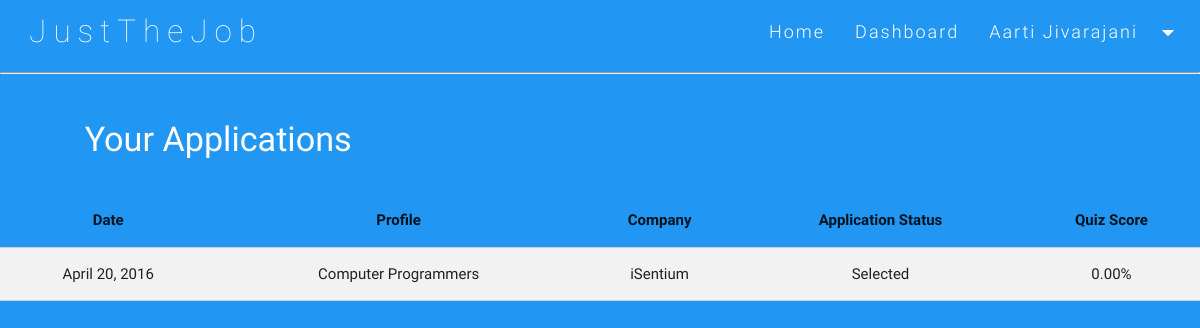
Before: /main/dashboard (signed in) with the older database file.
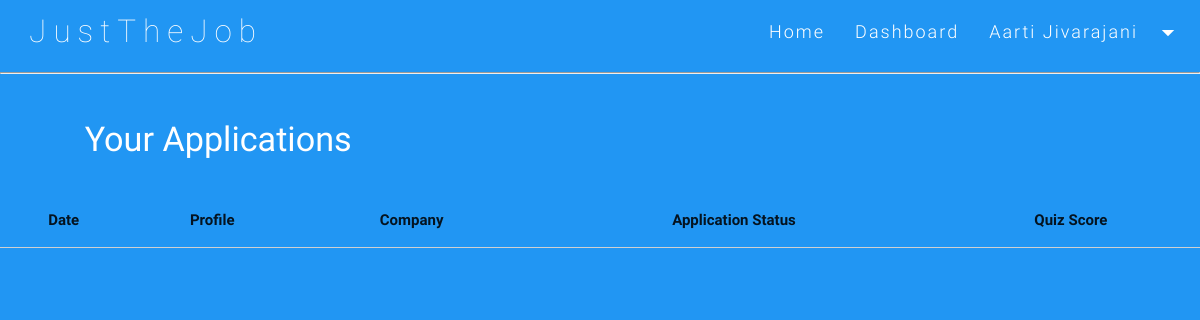
After: the same page with the newer database file.
### mainapp/models.py (models this page shows, shortened)
class JobApplication(models.Model):
    job=models.ForeignKey(JobPosting)
    applicant=models.ForeignKey(Personal)
    score=models.DecimalField(max_digits=6,decimal_places=2)
    date=models.DateField(auto_now_add=True, blank=True)
    status=models.CharField(max_length=1,choices=STATUS_CHOICES,default='A')

class JobPosting(models.Model):
    id=models.AutoField(primary_key=True)
    location=models.CharField(max_length=100)
    industry=models.CharField(max_length=100,null=False)
    skills=models.ManyToManyField(Skill)
    position=models.CharField(max_length=100,null=False)
    organization=models.CharField(max_length=100,null=False,default='')
    link=models.URLField(max_length=200,null=True)
    type=models.CharField(max_length=1,choices=TYPE_CHOICES,default='F')
    stipend=models.IntegerField(null=True)

### mainapp/views.py (the view)
# urls.py: url(r'dashboard',views.dashboard,name="dashboard"),
@csrf_exempt
def dashboard(request):
    template = loader.get_template('mainapp/dashboard.html')    #Load the page
    person1=User.objects.all().filter(username=request.session.get('user'))[0]
    person=Personal.objects.all().filter(user_details=person1)[0]
    j=JobApplication.objects.all().filter(applicant=person)
    context={'Applications':j}               #Used for alerting on feedback submission
    return HttpResponse(template.render(context,request))

### mainapp/templates/mainapp/dashboard.html (shortened to what this page needs)
<!DOCTYPE html>
<html lang="en">
<head>
    <link href="{{ STATIC_URL }}min/plugin-min.css" type="text/css" rel="stylesheet">
    <link href="{{ STATIC_URL }}min/custom-min.css" type="text/css" rel="stylesheet">
</head>
<body id="top" class="scrollspy default_color">
<div class="navbar-fixed">
    <nav id="nav_f" class="default_color" role="navigation">
        <div class="nav-wrapper">
            <a href="#" id="logo-container" class="brand-logo">&nbsp; JustTheJob</a>
            <ul class="right hide-on-med-and-down">
                <li><a href="/main/test">Home</a></li>
                <li><a href="#">Dashboard</a></li>
                <li><a class="dropdown-button" href="#!"
                       data-activates="dropdown1">{{ user.first_name }} {{ user.last_name }}<i
                        class="mdi-navigation-arrow-drop-down right"></i></a></li>
            </ul>
        </div>
    </nav>
</div>
<hr>
<br>
  <h4 class="white-text">&nbsp;&nbsp;&nbsp;&nbsp;&nbsp;&nbsp;&nbsp;&nbsp;&nbsp;&nbsp;Your Applications </h4>
  <br>
  <table id = "info" class="bordered striped centered ">
    <thead>
      <tr>
          <th data-field="date">Date</th>
          <th data-field="profile">Profile</th>
          <th data-field="company">Company</th>
          <th data-field="status">Application Status</th>
          <th data-field="status">Quiz Score</th>
      </tr>
    </thead>
    <tbody>
      {% for j in Applications %}
	      <tr>
	        <td>{{ j.date }}</td>
	        <td>{{ j.job.position }}</td>
	        <td>{{ j.job.organization }}</td>
	        <td>{{ j.get_status_display }}</td>
	        <td>{{ j.score }}%</td>
	      </tr>
	  {% endfor %}
    </tbody>
  </table>
</body>
</html>

Changed rows visible on the page:
removed JobApplication: date "April 20, 2016", job.position "Computer Programmers", job.organization "iSentium", status "Selected", score "0.00"
